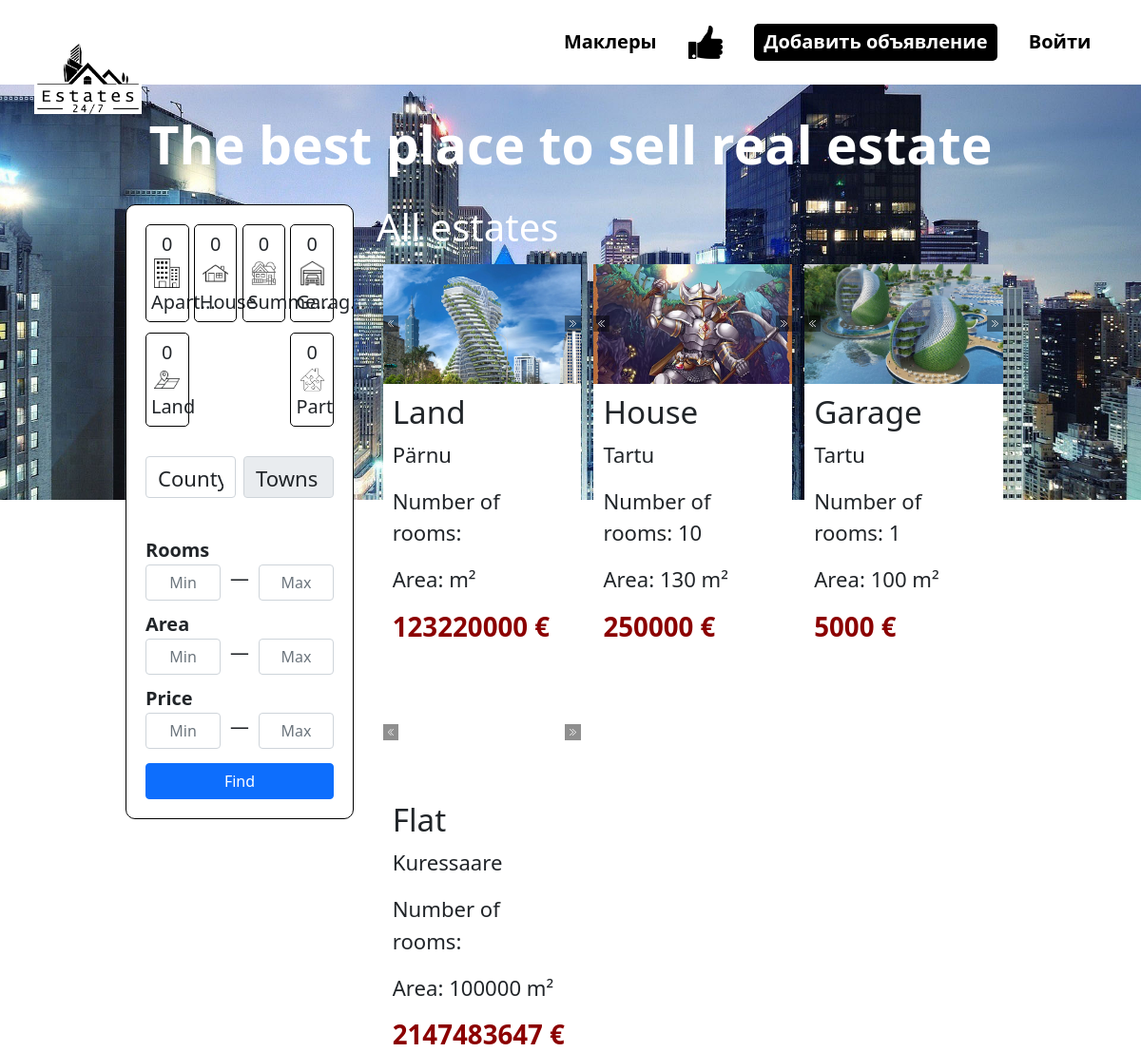
Page /estates on the committed database.
### tables this page shows
CREATE TABLE `object` (
  `id` int(11) NOT NULL,
  `type` enum('house','flat','garage','business','land','part') NOT NULL,
  `address` varchar(250) NOT NULL,
  `ownerId` int(11) NOT NULL,
  `cityId` int(11) DEFAULT NULL,
  `roomCount` int(11) DEFAULT NULL,
  `floorCount` int(11) DEFAULT NULL,
  `floor` int(11) DEFAULT NULL,
  `area` int(11) DEFAULT NULL,
  `territory` int(11) DEFAULT NULL,
  `conditions` enum('good','need repair','need overhaul') DEFAULT NULL,
  `heatSystem` enum('water','air','electric','gas') DEFAULT NULL,
  `basement` tinyint(1) DEFAULT 0,
  `description` varchar(3000) DEFAULT NULL,
  `year` int(11) DEFAULT NULL,
  `price` int(11) DEFAULT NULL,
  `active` tinyint(1) NOT NULL DEFAULT 1,
  `offer` tinyint(1) DEFAULT 0
);

CREATE TABLE `photo` (
  `id` int(11) NOT NULL,
  `photo` text NOT NULL,
  `houseId` int(11) NOT NULL,
  `description` varchar(500) NOT NULL
);

CREATE TABLE `city` (
  `id` int(11) NOT NULL,
  `name` varchar(300) NOT NULL,
  `countyId` int(11) NOT NULL
);

### controllers/RenderController.php (called while the page is built, shortened)
<?php
class RenderController
{
    public static function AllEstates() {
        $data = ModelEstates::getEstates();
        include_once 'view/estates.php';
    }
}
?>

### index.php (called while the page is built, shortened)
<?php
    include_once 'inc/database.php';
    include_once 'models/ModelEstates.php';
    include_once 'controllers/RenderController.php';
    include 'routes/route.php';
?>

### inc/database.php (called while the page is built, shortened)
<?php
    class database {
        private $conn;
        private $host;
        private $user;
        private $password;
        private $baseName;
        function __construct() {
            $this->host = 'localhost';
            $this->user = 'root';
            $this->password = '';
            $this->baseName = 'estate';
        }
        function connect() {
            try {
                $this->conn = new PDO(
                        'mysql:host='.$this->host.''.';dbname='.$this->baseName.'',
                        $this->user,
                        $this->password,
                        array(PDO::MYSQL_ATTR_INIT_COMMAND => 'SET NAMES utf8'));
            } catch (Exception $e) {
                die('Connection failed : '.$e->getMessage());
            }
            return $this->conn;
        }
        function disconnect() {
            if ($this->conn) {
                $this->conn = null;
            }
        }
        function getOne($query) {
            try{
                $result = $this->conn->prepare($query);
                $result->execute();
                $result->setFetchMode(PDO::FETCH_ASSOC);
                $response = $result->fetch();
                return $response;
            } catch (Exception $ex) {
                echo "Error:".$ex->getMessage();
            }
        }
        function getAll($query) {
            try{
                $result = $this->conn->prepare($query);
                $result->execute();
                $result->setFetchMode(PDO::FETCH_ASSOC);
                $response = $result->fetchAll();
                return $response;
            } catch (Exception $ex) {
                echo "Error:".$ex->getMessage();
            }
        }
    }
?>

### models/ModelEstates.php (called while the page is built, shortened)
<?php
    class ModelEstates {
       public static function getEstates() {
            $database = new database();
            $photo = $database -> getAll("SELECT * FROM photo ORDER BY id ASC");
            $estates = $database -> getAll("SELECT * FROM object ORDER BY id ASC");
            for ($i = 0; $i < count($estates); $i++) {
                $cityId = $database -> getOne("SELECT *, city.name as city FROM object
                INNER JOIN city on object.cityId = city.id AND object.id = ".$estates[$i]['id']);
                $estates[$i]['city'] = $cityId['name'];
            };
            return [$estates, $photo];
       }
    }
?>

### view/estates.php (the view, shortened to what this page needs)
<div class="back">
</div>
<div class="content" >
    <h2 style="color: white; font-weight: 900;">The best place to sell real estate</h2>
    <?php
        require 'templates/aside.php';
    ?>
    <div class="estates">
        <div class="ads">
            <h1 style="color: white;">All estates</h1>
            <?php
            if(is_iterable($data)){
                foreach ($data[0] as $estate) {
                    echo "
                    <div class='ad' page='ad?user=".$estate['ownerId']."&ad=".$estate['id']."'>
                        <div class='slider' show='1' scroll='1' time='300'>
                            <ul>";
                                foreach ($data[1] as $photo) {
                                    if($estate['id'] == $photo['houseId']) {
                                        echo "
                                        <li>
                                            <a
                                                href='public/uploads/user_".$estate['ownerId']."/ad_".$estate['id']."/".$photo['photo']."'
                                                data-lightbox='user".$estate['ownerId']."-".count($data[1])."' data-title='".$photo['description']."'
                                            >
                                                <div class='img_slider' style='background-image: url(public/uploads/user_".$estate['ownerId']."/ad_".$estate['id']."/".$photo['photo'].");'></div>
                                            </a>
                                        </li>
                                        ";
                                    }
                                }; echo "
                            </ul>
                        </div>
                        <div class='estate_inf'>
                            <h2>".$estate['type']."</h2>
                            <p>".$estate['city']."</p>
                            <p>Number of rooms: ".$estate['roomCount']."</p>
                            <p>Area: ".$estate['area']." m²</p>
                            <h3>".$estate['price']." €</h3>
                        </div>
                    </div>
                    ";
                }
            }
            ?>
        </div>
    </div>
</div>
<?php
    include 'view/templates/main.php';
?>

### public/css/style.css (style rules this page uses)
:root { --index: calc(1vw*1vh); }
body { margin: 0; font-family: 'Rubik', sans-serif; display: flex; flex-direction: column; justify-content: space-between; overflow-x: hidden; min-height: 100vh !important; }
.back { width: 100%; position: absolute; display: flex; justify-content: center; align-items: center; overflow: hidden; box-shadow: inset 0px 0px 10vw 15px black; z-index: -5; }
main .content { width: 100%; padding: 0px 10%; box-sizing: border-box; display: flex; justify-content: space-around; flex-wrap: wrap; align-items: start; }
main .content > h2 { font-size: 5vmin; width: 100%; text-align: center; align-items: baseline; font-weight: 400; margin: 30px 0px; }
main .estates { width: 70%; }
main .ads { width: 100%; display: flex; justify-content: flex-start; flex-wrap: wrap; margin-bottom: 2vmin; }
main .ads h1 { width: 100%; }
main .ads .ad { width: 31%; background-color: white; cursor: pointer; margin: 1%; }
.ads .ad .estate_inf { display: flex; flex-direction: column; padding: 10px; box-sizing: border-box; }
.ads .ad .estate_inf h2 { font-size: 3vmin; text-transform: capitalize; }
.ads .ad .estate_inf p:nth-child(2) { text-transform: capitalize; }
.ads .ad .estate_inf p { font-size: 2vmin; }
.ads .ad .estate_inf h3 { font-size: 2.5vmin; color: darkred; font-weight: 900; }

### public/css/default.css (style rules this page uses)
.slider ul { width: 100% !important; }

### public/css/header.css (style rules this page uses)
a, p, h1, h2, h3, h4, h5, h6 { margin: 0; }

### rows in the picture
object: type "Land", cityId.name "Pärnu", price "123220000"
photo: photo (picture)
object: type "House", cityId.name "Tartu", roomCount "10", area "130", price "250000"
photo: photo (picture)
object: type "Garage", cityId.name "Tartu", roomCount "1", area "100", price "5000"
photo: photo (picture)
object: type "Flat", cityId.name "Kuressaare", area "100000", price "2147483647"

### other values in the picture
substr("Apartment",0,5) "Apart"
substr("House",0,5) "House"
substr("Summer house",0,5) "Summe"
substr("Garage",0,5) "Garag"
substr("Land",0,5) "Land"
substr("Part",0,5) "Part"
